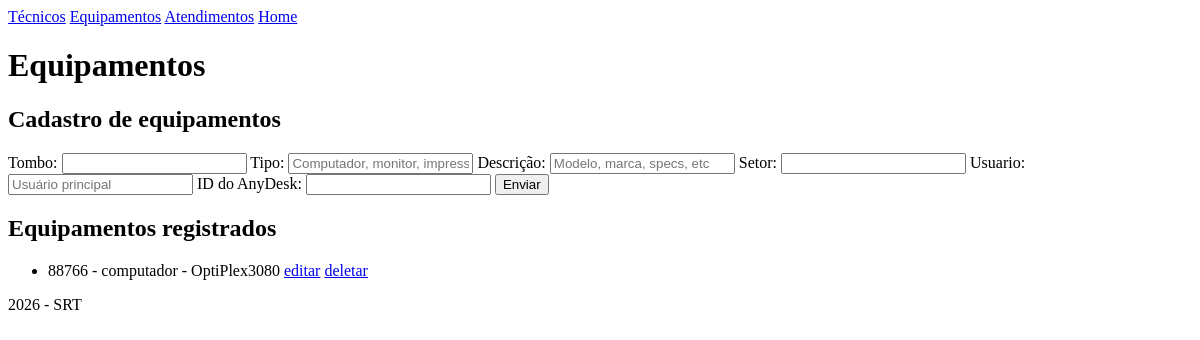
The app's page /equipamentos/, older data.
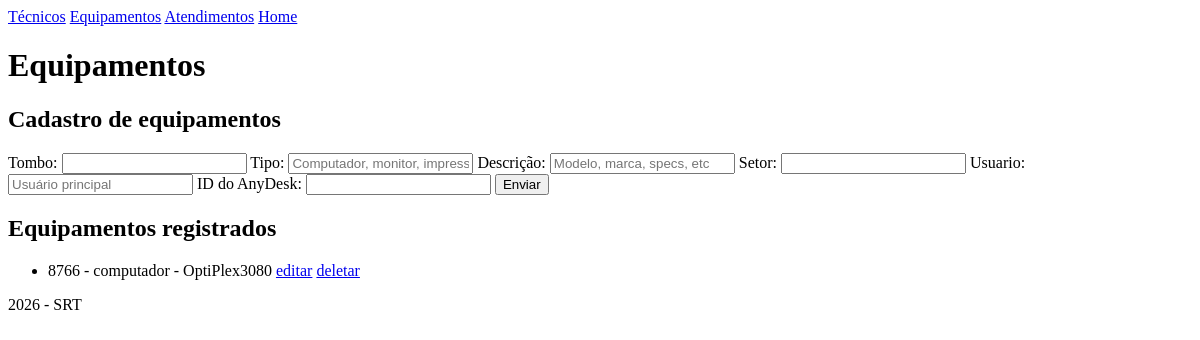
The same page, newer data.
### equipamentos/models.py (models this page shows, shortened)
class Equipamento(models.Model):
    tombo = models.IntegerField(
        validators=[MinValueValidator(0),MaxValueValidator(999999)], unique=True)
    tipo = models.CharField(max_length=100)
    descricao = models.CharField(max_length=100)
    setor = models.CharField(max_length=50)
    usuario = models.CharField(max_length=100, blank=True)
    id_remoto = models.PositiveBigIntegerField(blank=True, null=True)

### equipamentos/views.py (the view)
# urls.py: path('', views.equipamentos, name = "equipamentos"),
def equipamentos(request):
    equipamentos = Equipamento.objects.all()
    return render(request, "equipamentos.html",{"equipamentos":equipamentos})

### equipamentos/templates/equipamentos.html (shortened to what this page needs)
{% extends "base.html" %}
{% block content %}
<header>
  <h1>Equipamentos</h1>
</header>
<section>
  <header>
    <h2>Cadastro de equipamentos</h2>
  </header>
  <form action="{% url 'salvar_equip' %}" method="POST">
    <label for="tombo">Tombo:</label>
    <input type="number" name="tombo">
    <label for="tipo">Tipo:</label>
    <input type="text" name="tipo" placeholder="Computador, monitor, impressora, etc">
    <label for="descricao">Descrição:</label>
    <input type="text" name="descricao" placeholder="Modelo, marca, specs, etc">
    <label for="setor">Setor:</label>
    <input type="text" name="setor">
    <label for="usuario">Usuario:</label>
    <input type="text" name="usuario" placeholder="Usuário principal">
    <label for="id_remoto">ID do AnyDesk:</label>
    <input type="number" name="id_remoto">
    <button type="submit">Enviar</button>
  </form>
</section>
<section>
  <h2>Equipamentos registrados</h2>
  <ul>
    {% for equipamento in equipamentos %}
    <li>
      {{equipamento.tombo}} - {{equipamento.tipo}} - {{equipamento.descricao}}
      <a href="{% url 'editar_equip' equipamento.id %}">editar</a>
      <a href="{% url 'deletar_equip' equipamento.id %}">deletar</a>
    </li>
    {% endfor %}
  </ul>
</section>
{% endblock %}

Row changes from the older to the newer data that the page shows:
removed Equipamento: tombo "88766", tipo "computador", descricao "OptiPlex3080"
added Equipamento: tombo "8766", tipo "computador", descricao "OptiPlex3080"
